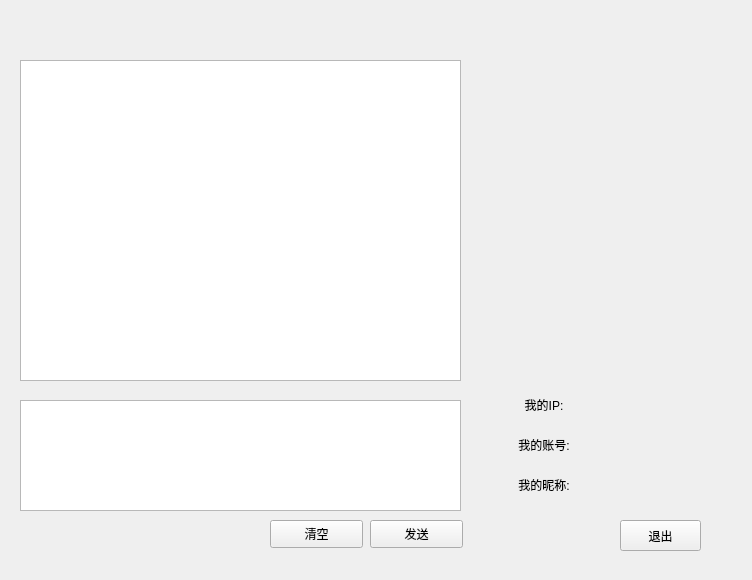
<?xml version="1.0" encoding="UTF-8"?>
<ui version="4.0">
 <class>MainWindowChat</class>
 <widget class="QWidget" name="MainWindowChat">
  <property name="geometry">
   <rect>
    <x>0</x>
    <y>0</y>
    <width>752</width>
    <height>580</height>
   </rect>
  </property>
  <property name="windowTitle">
   <string>Form</string>
  </property>
  <widget class="QPushButton" name="SendButton">
   <property name="geometry">
    <rect>
     <x>370</x>
     <y>520</y>
     <width>93</width>
     <height>28</height>
    </rect>
   </property>
   <property name="text">
    <string>发送</string>
   </property>
  </widget>
  <widget class="QPushButton" name="ClearButton">
   <property name="geometry">
    <rect>
     <x>270</x>
     <y>520</y>
     <width>93</width>
     <height>28</height>
    </rect>
   </property>
   <property name="text">
    <string>清空</string>
   </property>
  </widget>
  <widget class="QTextEdit" name="textEdit_send">
   <property name="geometry">
    <rect>
     <x>20</x>
     <y>400</y>
     <width>441</width>
     <height>111</height>
    </rect>
   </property>
  </widget>
  <widget class="QLabel" name="label_4">
   <property name="geometry">
    <rect>
     <x>490</x>
     <y>80</y>
     <width>231</width>
     <height>211</height>
    </rect>
   </property>
   <property name="styleSheet">
    <string notr="true">border-image: url(:/new/igang.png);</string>
   </property>
   <property name="text">
    <string/>
   </property>
  </widget>
  <widget class="QTextEdit" name="textEdit_receive">
   <property name="geometry">
    <rect>
     <x>20</x>
     <y>60</y>
     <width>441</width>
     <height>321</height>
    </rect>
   </property>
   <property name="readOnly">
    <bool>true</bool>
   </property>
  </widget>
  <widget class="QWidget" name="widget" native="true">
   <property name="geometry">
    <rect>
     <x>510</x>
     <y>390</y>
     <width>141</width>
     <height>31</height>
    </rect>
   </property>
   <layout class="QHBoxLayout" name="horizontalLayout">
    <item>
     <widget class="QLabel" name="label">
      <property name="text">
       <string>&lt;html&gt;&lt;head/&gt;&lt;body&gt;&lt;p align=&quot;center&quot;&gt;我的IP:&lt;/p&gt;&lt;/body&gt;&lt;/html&gt;</string>
      </property>
     </widget>
    </item>
    <item>
     <widget class="QLabel" name="text_ip">
      <property name="text">
       <string/>
      </property>
     </widget>
    </item>
   </layout>
  </widget>
  <widget class="QWidget" name="widget_2" native="true">
   <property name="geometry">
    <rect>
     <x>510</x>
     <y>430</y>
     <width>141</width>
     <height>31</height>
    </rect>
   </property>
   <layout class="QHBoxLayout" name="horizontalLayout_2">
    <item>
     <widget class="QLabel" name="label_2">
      <property name="text">
       <string>&lt;html&gt;&lt;head/&gt;&lt;body&gt;&lt;p align=&quot;center&quot;&gt;我的账号:&lt;/p&gt;&lt;/body&gt;&lt;/html&gt;</string>
      </property>
     </widget>
    </item>
    <item>
     <widget class="QLabel" name="text_id">
      <property name="text">
       <string/>
      </property>
     </widget>
    </item>
   </layout>
  </widget>
  <widget class="QWidget" name="widget_3" native="true">
   <property name="geometry">
    <rect>
     <x>510</x>
     <y>470</y>
     <width>141</width>
     <height>31</height>
    </rect>
   </property>
   <layout class="QHBoxLayout" name="horizontalLayout_3">
    <item>
     <widget class="QLabel" name="label_3">
      <property name="text">
       <string>&lt;html&gt;&lt;head/&gt;&lt;body&gt;&lt;p align=&quot;center&quot;&gt;我的昵称:&lt;/p&gt;&lt;/body&gt;&lt;/html&gt;</string>
      </property>
     </widget>
    </item>
    <item>
     <widget class="QLabel" name="text_name">
      <property name="text">
       <string/>
      </property>
     </widget>
    </item>
   </layout>
  </widget>
  <widget class="QPushButton" name="pushButtonReturn">
   <property name="geometry">
    <rect>
     <x>620</x>
     <y>520</y>
     <width>81</width>
     <height>31</height>
    </rect>
   </property>
   <property name="text">
    <string>退出</string>
   </property>
  </widget>
 </widget>
 <resources/>
 <connections/>
</ui>
